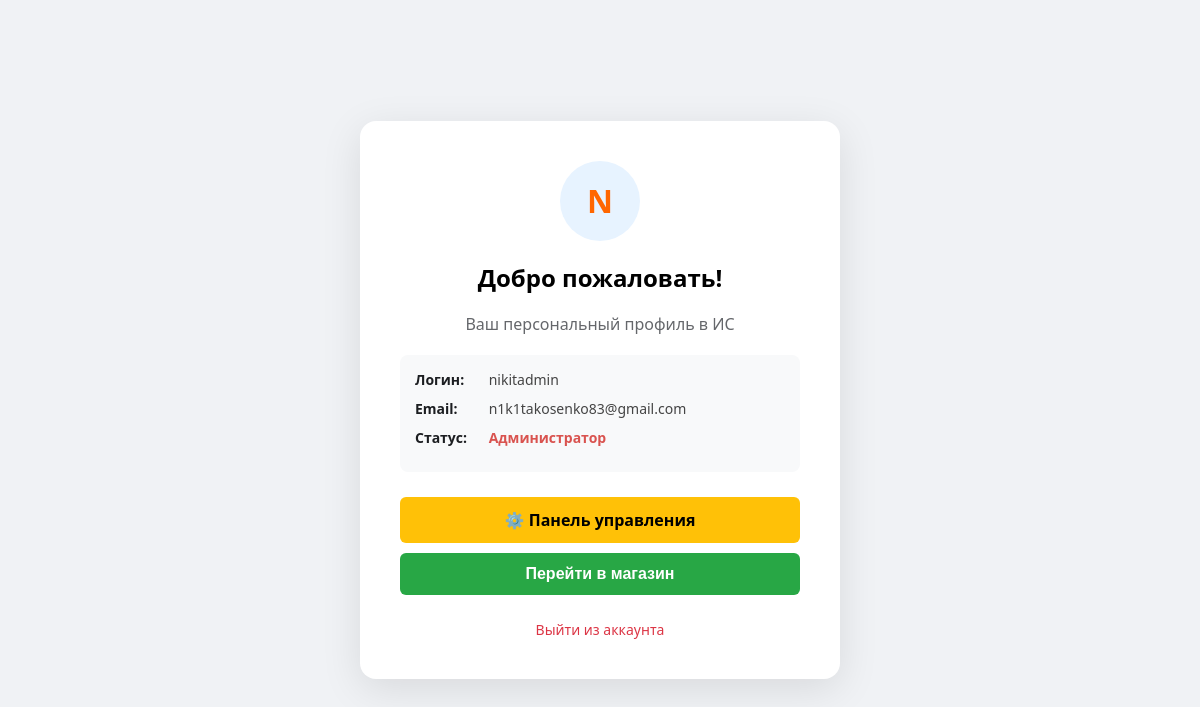
The app's page /profile.php (signed in) with its own data.
### tables this page shows
CREATE TABLE `users` (
  `id` int NOT NULL,
  `login` varchar(32) NOT NULL,
  `password` varchar(64) NOT NULL,
  `email` varchar(255) NOT NULL,
  `role` varchar(10) NOT NULL DEFAULT 'user'
);

### profile.php (the view, shortened to what this page needs)
<?php
require_once __DIR__ . '/includes/db.php';
$stmt = $pdo->prepare("SELECT * FROM users WHERE id = ?");
$stmt->execute([$_SESSION['user_id']]);
$user = $stmt->fetch();
?>
<!DOCTYPE html>
<html lang="ru">
<head>
    <link rel="stylesheet" href="assets/css/style.css">
</head>
<body class="profile-wrapper">
<div class="profile-card">
    <div class="profile-avatar">
        <?= strtoupper(substr($user['login'], 0, 1)) ?>
    </div>
    <h2>Добро пожаловать!</h2>
    <p style="color: #65676b; margin-bottom: 20px;">Ваш персональный профиль в ИС</p>
    <div class="user-info">
        <div class="info-item"><b>Логин:</b> <?= htmlspecialchars($user['login']) ?></div>
        <div class="info-item"><b>Email:</b> <?= htmlspecialchars($user['email']) ?></div>
        <div class="info-item"><b>Статус:</b>
            <span style="color: <?= ($user['role'] === 'admin' ? '#d9534f' : '#ff6600') ?>; font-weight: bold;">
                <?= ($user['role'] === 'admin' ? 'Администратор' : 'Покупатель') ?>
            </span>
        </div>
    </div>
    <?php if ($user['role'] === 'admin'): ?>
        <a href="admin.php" class="admin-link">⚙️ Панель управления</a>
    <?php endif; ?>
    <a href="index.php" style="text-decoration: none;">
        <button type="button" style="background: #28a745; margin-bottom: 10px;">Перейти в магазин</button>
    </a>
    <a href="logout.php" class="logout-link">Выйти из аккаунта</a>
</div>
</body>
</html>

### assets/css/style.css (style rules this page uses)
body { font-family: 'Segoe UI', Tahoma, Geneva, Verdana, sans-serif; display: flex; justify-content: center; align-items: center; min-height: 100vh; background-color: #f0f2f5; margin: 0; }
button { width: 100%; padding: 12px; background: #ff6600; border: none; color: white; border-radius: 6px; font-weight: bold; font-size: 16px; cursor: pointer; transition: 0.3s; }
.profile-card { background: white; padding: 30px; border-radius: 15px; box-shadow: 0 10px 30px rgba(0,0,0,0.1); width: 450px; text-align: left; }
.profile-wrapper { display: flex; justify-content: center; align-items: center; min-height: 100vh; }
.profile-card { background: white; padding: 40px; border-radius: 16px; box-shadow: 0 10px 40px rgba(0,0,0,0.1); width: 100%; max-width: 400px; text-align: center; }
.profile-avatar { width: 80px; height: 80px; background: #e7f3ff; color: #ff6600; border-radius: 50%; display: flex; justify-content: center; align-items: center; font-size: 32px; margin: 0 auto 20px; font-weight: bold; }
.user-info { margin-bottom: 25px; text-align: left; background: #f8f9fa; padding: 15px; border-radius: 8px; }
.info-item { margin-bottom: 10px; font-size: 14px; color: #444; }
.info-item b { color: #1c1e21; display: inline-block; width: 70px; }
.admin-link { display: block; background: #ffc107; color: #000; text-decoration: none; padding: 12px; border-radius: 6px; font-weight: bold; margin-bottom: 10px; transition: 0.3s; }
.logout-link { display: block; color: #dc3545; text-decoration: none; font-size: 14px; margin-top: 15px; }

### records on screen
users: login "N", login "nikitadmin", email "n1k1takosenko83@gmail.com"
